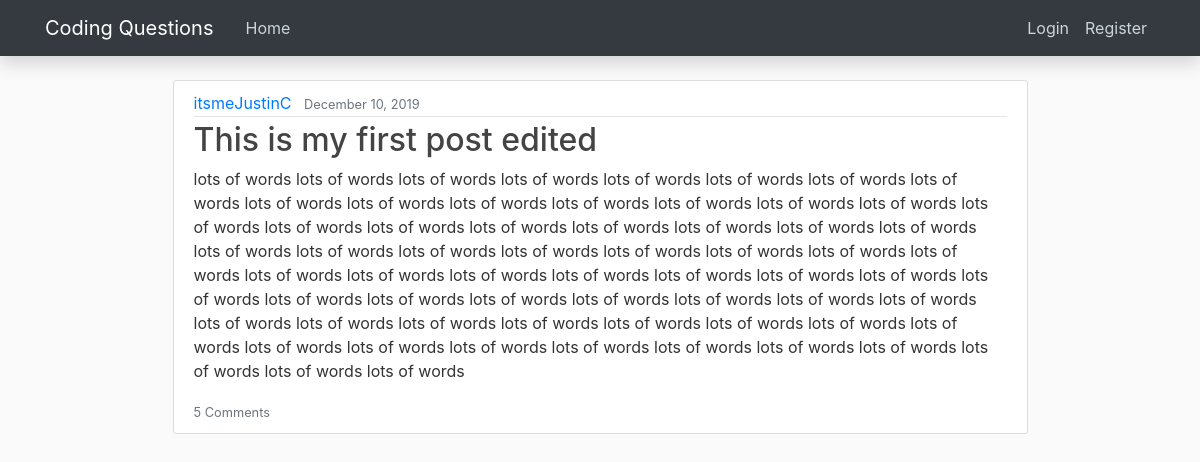
The page / on the database its author committed.
### forum/models.py (models this page shows, shortened)
class Post(models.Model):
    author = models.ForeignKey(User, on_delete=models.CASCADE)
    title = models.CharField(max_length=50)
    content = models.TextField()
    date_posted = models.DateTimeField(default=timezone.now)

### forum/views.py (the view)
# urls.py: path("", PostListView.as_view(), name="home"),
class PostListView(ListView):
    model = Post
    template_name = 'forum/index.html'
    context_object_name = 'posts'
    ordering = ['-date_posted']
    paginate_by = 7

### forum/templates/forum/index.html (shortened to what this page needs)
{% extends "forum/base.html" %}
{% block content %}
	{% for post in posts %}
		<article class="media content-section">
			<div class="media-body">
				<div class="article-metadata">
					<a class="mr-2" style="word-break: break-all;" href="{% url 'user-posts' post.author.username %}">{{ post.author }}</a>
					<small class="text-muted">{{ post.date_posted|date:"F d, Y" }}</small>
				</div>
				<h2><a class="article-title" href="{% url 'post-detail' post.id %}">{{ post.title }}</a></h2>
				<p class="article-content" style="word-break: break-all;">{{ post.content|wordwrap:110 }}</p>
				<small class="text-muted">{{ post.comment_set.count }} Comments</small>
			</div>
		</article>
	{% endfor %}
{% endblock content %}

### forum/templates/forum/base.html (style rules this page uses)
body { background: #fafafa; color: #333333; margin-top: 5rem; }
h1, h2, h3, h4, h5, h6 { color: #444444; }
.content-section { background: #ffffff; padding: 10px 20px; border: 1px solid #dddddd; border-radius: 3px; margin-bottom: 20px; }
.article-title { color: #444444; }
.article-content { white-space: pre-line; }
.article-metadata { padding-bottom: 1px; margin-bottom: 4px; border-bottom: 1px solid #e3e3e3 }

### rows shown on the page
Post: author "itsmeJustinC", date_posted "December 10, 2019", title "This is my first post edited", content "lots of words lots of words lots of words lots of words lots of words lots of words lots of words lots of words lots of words lots of words lots of words lots of words lots of words lots of words lots of words lots of words lots of words lots of words lots of words lots of words lots of words lots of words lots of words lots of words lots of words lots of words lots of words lots of words lots of words lots of words lots of words lots of words lots of words lots of words lots of words lots of words lots of words lots of words lots of words lots of words lots of words lots of words lots of words lots of words lots of words lots of words lots of words lots of words lots of words lots of words…", comment_set.count "5"
